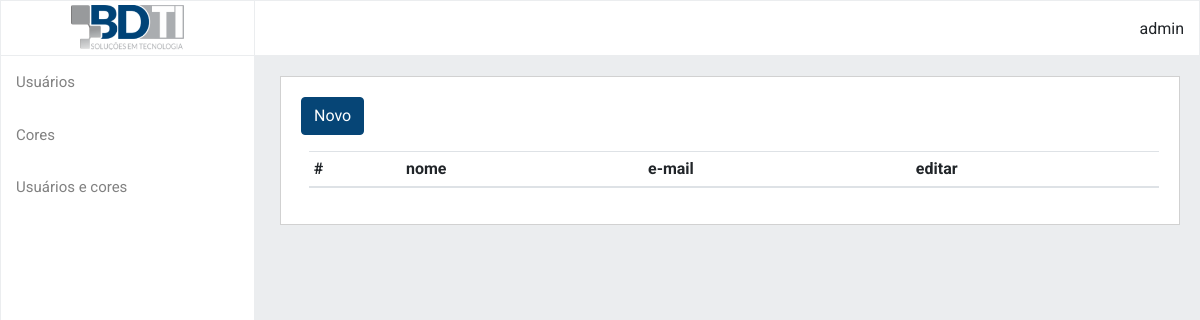
The app's page /views/v_lista_usuarios.php, older data.
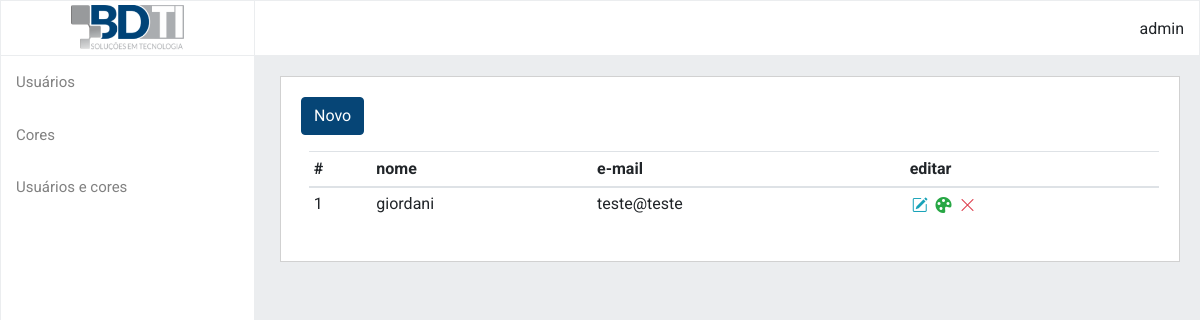
The same page, newer data.
### tables this page shows
CREATE TABLE users(
    id INTEGER PRIMARY KEY,
    name varchar(100) NOT NULL,
    email varchar(100) NOT NULL
);

### connection.php (called while the page is built, shortened)
<?php
class Connection {
    private $databaseFile;
    private $connection;
    public function __construct()
    {
        $this->databaseFile = realpath(__DIR__ . "/database/db.sqlite");
    }
    private function connect()
    {
        $conn = new PDO("sqlite:{$this->databaseFile}");
        $conn->setAttribute(PDO::ATTR_ERRMODE, PDO::ERRMODE_EXCEPTION);
        return $this->connection = $conn;
    }
    public function getConnection()
    {
        return $this->connection ?: $this->connection = $this->connect();
    }
    public function query($query)
    {
        $result      = $this->getConnection()->query($query);
        $result->setFetchMode(PDO::FETCH_INTO, new stdClass);
        return $result;
    }
}

### views/v_lista_usuarios.php (the view, shortened to what this page needs)
<?php
include_once('../models/Valida.php');
require_once '../connection.php';
$conexao = new Connection();
$users = $conexao->query("SELECT * FROM users");
?>
<!DOCTYPE html>
<html lang="en">
<head>
    <link rel="stylesheet" href="https://cdn.jsdelivr.net/npm/bootstrap@4.0.0/dist/css/bootstrap.min.css">
    <link rel="stylesheet" href="https://cdn.jsdelivr.net/npm/bootstrap-icons@1.8.1/font/bootstrap-icons.css">
    <link rel="stylesheet" href="../style.css">
</head>
<body>
    <?php include('../includes/menu.php')?>
    <div class="main">
    <a href="v_criar_usuario.php">
        <button class="btn btn-primary">Novo</button>
    </a>
    <div class="mt-3 table-responsive mx-2">
        <div class="div-container">
        <table class="table table-sm table-hover">
            <thead class="">
                <th>#</th>
                <th>nome</th>
                <th>e-mail</th>
                <th>editar</th>
            </thead>
                <tbody>
                <?php
                    foreach($users as $user){
                        echo sprintf("
                        <tr>
                            <td>%s</td>
                            <td>%s</td>
                            <td>%s</td>
                            <td>
                                <form action='v_editar_usuario.php?id=$user->id' method='post' class='acoes'>
                                    <input type='hidden' name='nomeHidden' value='$user->name'>
                                    <input type='hidden' name='emailHidden' value='$user->email'>
                                    <button type='submit' name='iconeEditar' class='btn-acao bi bi-pencil-square text-info'></button>
                                </form>
                                <a href='v_cores_vinculadas.php?id=$user->id' class='acoes'>
                                    <button type='submit' name='iconeCores' class='btn-acao bi bi-palette-fill text-success'></button>
                                </a>
                                    <form action='' class='acoes' method='post'>
                                    <input type='hidden' name='idHidden' value='$user->id'>
                                    <button type='submit' name='acaoDeletar' class='btn-acao bi bi-x-lg text-danger'></button>
                                </form>
                            </td>
                        </tr>
                        ", $user->id, $user->name, $user->email);
                    }
                ?>
                </tbody>
            </table>
        </div>
    </div>
</body>
</html>

Row changes from the older to the newer data that the page shows:
added users: id+name+email "1 giordani teste@teste"
